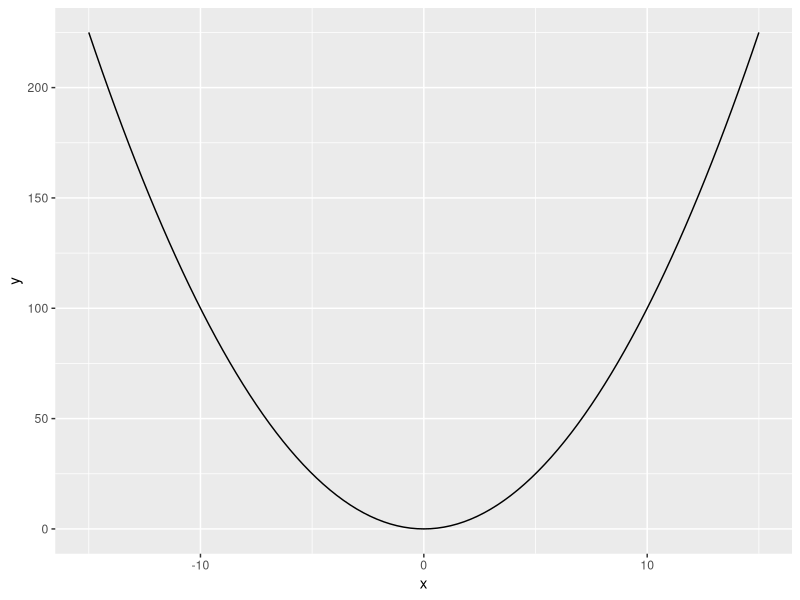

Recreate this plot in R. (Note: this script raises an error after producing the figure.)
## ---- chunk 1
library(ggplot2)
## ---- chunk 2
### 1) Parabola:

quadratic_fun <- function(x){
  x^2
}
## ---- chunk 3
# Basic Plot (Data frame for setting the range)
ggplot(data.frame(x = c(-15,15)), aes(x = x)) +
  stat_function(fun = quadratic_fun) + xlim(c(-15, 15))

## ---- chunk 4
# Parabola Plot With Labels:

ggplot(data.frame(x = c(-15,15)), aes(x = data.frame(x = x))) +
  stat_function(fun = quadratic_fun) + xlim(c(-15, 15)) +
  labs(x = "\n x", y = "y \n") +
  theme(axis.title.x = element_text(face="bold", colour="blue", size = 12),
        axis.title.y = element_text(face="bold", colour="blue", size = 12)) +
  annotate("text", x = 0, y = 200, parse = TRUE, size = 5, fontface = "bold",
           label="y == x^2")
## ---- chunk 5
### 2) Sine Function:

sine_funct <- function(xrange){
  sin(xrange)
}
## ---- chunk 6
# Sine Graph Plot With Labels:

sinePlot <- ggplot(data.frame(x = c(-10*pi, 10*pi)), aes(x = x)) +
  stat_function(fun = sine_funct) + xlim(c(-5*pi, 5*pi)) + ylim(c(-3, 3)) +
  labs(x = "\n x", y = "y \n") +
  theme(axis.title.x = element_text(face="bold", colour="blue", size = 12),
        axis.title.y = element_text(face="bold", colour="blue", size = 12)) +
  annotate("text", x = 0, y = 2.5, parse = TRUE, size = 5, fontface = "bold",
           label="y == sin(x)")

# Output the graph:
sinePlot
## ---- chunk 7
# Add a line y = 0 to sine plot:

sinePlot + geom_hline(yintercept = 0, linetype = "dotted", colour = "red")
## ---- chunk 8
### 3) Absolute Function:

absolute_funct <- function(x){
  ifelse(x >=0, x, - x)
}
## ---- chunk 9
# Absolute Value Plot:

ggplot(data.frame(x = c(-10, 10)), aes(x = x)) +
  stat_function(fun = absolute_funct) + xlim(c(-15, 15)) +
  labs(x = "\n x", y = "y \n") +
  theme(plot.title = element_text(hjust = 0.5), 
        axis.title.x = element_text(face="bold", colour="blue", size = 12),
        axis.title.y = element_text(face="bold", colour="blue", size = 12)) +
  annotate("text", x = 0, y = 13, parse = TRUE, size = 5, fontface = "bold",
           label="y == abs(x)")
## ---- chunk 10
# 4) Square Root Function

sqroot_funct <- function(x){
  if (x >= 0) {
    sqrt(x)
  }
}
## ---- chunk 11
# Square Root Plot With Labels:

ggplot(data.frame(x = c(0, 20)), aes(x = x)) +
  stat_function(fun = sqroot_funct) + xlim(c(0, 15)) + ylim(c(-1, 5)) +
  labs(x = "\n x", y = "y \n") +
  theme(axis.title.x = element_text(face="bold", colour="blue", size = 12),
        axis.title.y = element_text(face="bold", colour="blue", size = 12)) +
  annotate("text", x = 10, y = 0, parse = TRUE, size = 5, fontface = "bold",
           label="y == sqrt(x)")
## ---- chunk 12
# 5) Reciprocal Function 

recip_funct <- function(x){
   1/x
}
## ---- chunk 13
# 1/x Plot With Labels:

recipPlot <- ggplot(data.frame(x = c(-20, 20)), aes(x = x)) +
  stat_function(fun = recip_funct) + xlim(c(-15, 15)) + ylim(c(-10, 10)) +
  labs(x = "\n x", y = "y \n") +
  theme(axis.title.x = element_text(face="bold", colour="blue", size = 12),
        axis.title.y = element_text(face="bold", colour="blue", size = 12)) +
  annotate("text", x = 10, y = 5, parse = TRUE, size = 5, fontface = "bold",
           label="y == 1/x")

# Output:
recipPlot
## ---- chunk 14
# Horizontal and Vertical Asymptotes:

recipPlot + geom_hline(yintercept = 0, linetype = "dotted", colour = "red") +
  geom_vline(xintercept = 0, linetype = "dotted", colour = "red")
## ---- chunk 15
# 6) Exponential Function (e^x with e approx 2.718)

exp_funct <- function(x){
  exp(x)
}
## ---- chunk 16
# Exponential Plot With Labels:

expPlot <- ggplot(data.frame(x = c(-5, 5)), aes(x = x)) +
  stat_function(fun = exp_funct) + xlim(c(-7, 7)) + ylim(-1, 500) +
  labs(x = "\n x", y = "y \n") +
  theme(axis.title.x = element_text(face="bold", colour="blue", size = 12),
        axis.title.y = element_text(face="bold", colour="blue", size = 12)) +
  annotate("text", x = -4, y = 400, parse = TRUE, size = 5, fontface = "bold",
           label="y == e^x")

# Output:

expPlot
## ---- chunk 17
# Output with axes (and asymptotes):

expPlot + geom_hline(yintercept = 0, linetype = "dashed", colour = "darkgreen") +
  geom_vline(xintercept = 0, linetype = "dashed", colour = "darkgreen")
## ---- chunk 18
# 7) Logarithmic Function

log_funct <- function(x){
  log(x)
}
## ---- chunk 19
# Logarithmic Plot With Labels:

logPlot <- ggplot(data.frame(x = c(-0.5, 4)), aes(x = x)) +
  stat_function(fun = log_funct) + xlim(c(-1, 4)) + ylim(-15, 7) +
  labs(x = "\n x", y = "y \n") +
  theme(axis.title.x = element_text(face="bold", colour="blue", size = 12),
        axis.title.y = element_text(face="bold", colour="blue", size = 12)) +
  annotate("text", x = 5, y = 3, parse = TRUE, size = 5, fontface = "bold",
           label="y == log(x)")

# Output:

logPlot
## ---- chunk 20
# Output with axes (and asymptotes):

logPlot + geom_hline(yintercept = 0, linetype = "dashed", colour = "darkgreen") +
  geom_vline(xintercept = 0, linetype = "dashed", colour = "darkgreen")
## ---- chunk 21
### Combining Parabola and y = x line:

ggplot(data.frame(x = c(-5,5)), aes(x = data.frame(x = x))) +
  stat_function(fun = quadratic_fun, colour = "red") + xlim(c(-5, 5)) + ylim(c(-3,10)) +
  labs(x = "\n x", y = "y \n") +
  geom_abline(intercept = 0, slope = 1, linetype = "dashed", colour = "blue") +
  theme(axis.title.x = element_text(face="bold", colour="blue", size = 12),
        axis.title.y = element_text(face="bold", colour="blue", size = 12)) +
  annotate("text", x = -4, y = 8, parse = TRUE, size = 5, fontface = "bold",
           label="y == x^2") +
  annotate("text", x = 4.5, y = 2, parse = TRUE, size = 5, fontface = "bold",
           label="y == x") +
  geom_hline(yintercept = 0) +
  geom_vline(xintercept = 0)
